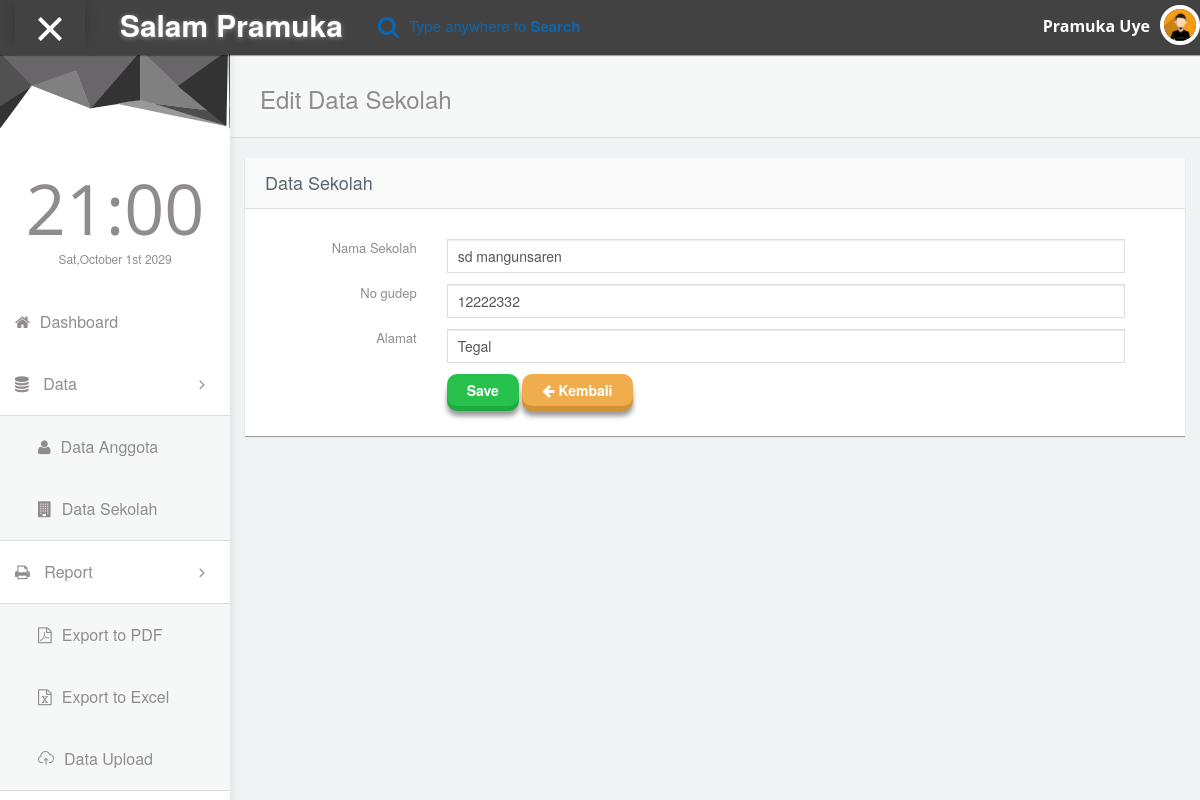
/admin/editSekolah/4, run on the app's committed database.
### tables this page shows
CREATE TABLE `tb_sekolah` (
  `id` int(10) NOT NULL,
  `nama_sekolah` varchar(30) NOT NULL,
  `no_gudep` varchar(15) NOT NULL,
  `alamat` varchar(50) NOT NULL
);

### application/views/partial/partial.php (called while the page is built, shortened)
<?php
  $this->load->view('partial/header');
   $this->load->view('partial/sidebar');
  $this->load->view($main);
 ?>

### application/controllers/Admin.php (called while the page is built, shortened)
<?php
class Admin extends CI_Controller{
 function __construct() {
    $this->load->library('Pdf');
    $this->load->model('modelAnggota');
    $this->load->model('modelSekolah');
    $this->load->model('modelUser');
    $this->load->model('modelGrafik');
 }
     public function editSekolah($id=null){
        $data['sekolah'] = $this->modelSekolah->getDataById($id);
      $data['main'] = 'admin/edit_sekolah';
      $this->load->view('partial/partial',$data);
}
}

### index.php (called while the page is built, shortened)
<?php
require_once BASEPATH.'core/CodeIgniter.php';

### application/models/ModelSekolah.php (called while the page is built, shortened)
<?php
class ModelSekolah extends CI_Model {
  public function getDataById($id){
 	$this->db->where('id',$id);
 	$data = $this->db->get('tb_sekolah')->row();
 	return $data;
 }
}

### application/views/admin/edit_sekolah.php (the view, shortened to what this page needs)
<div id="content">
    <div class="panel box-shadow-none content-header">
      <div class="panel-body">
        <div class="col-md-12">
            <h3 class="animated fadeInLeft">Edit Data Sekolah</h3>
        </div>
      </div>
    </div>
    <div class="form-element">
      <div class="col-md-12 padding-0">
        <div class="col-md-12">
          <div class="panel form-element-padding">
            <div class="panel-heading">
             <h4>Data Sekolah</h4>
            </div>
             <div class="panel-body" style="padding-bottom:30px;">
              <div class="col-md-12">
                <div class="form-group">
                <label class="col-md-2 control-label text-right">Nama Sekolah</label>
                  <div class="col-md-10">
                  <input type="text" name="nama_sekolah" id="nama_sekolah" value="<?php echo $sekolah->nama_sekolah;?>" class="form-control">
                  </div>
                </div>
                <div class="form-group">
                <label class="col-md-2 control-label text-right">No gudep</label>
                  <div class="col-md-10">
                  <input type="text" name="no_gudep" id="no_gudep" value="<?php echo $sekolah->no_gudep;?>" class="form-control">
                  </div>
                </div>
                <div class="form-group">
                <label class="col-md-2 control-label text-right">Alamat</label>
                  <div class="col-md-10">
                  <input type="text" name="alamat" id="alamat" value="<?php echo $sekolah->alamat;?>" class="form-control">
                  </div>
                </div>
       <label class="col-md-2 control-label text-right"></label>
        <div class="form-group">
          <label class="col-md-2 control-label text-right"></label>
        <div class="col-md-5">
            <button type="submit" name="submit" class="btn  btn-3d btn-success" value="submit">Save</button>
                <a href="<?php echo base_url('admin/data_sekolah');?>" class="btn btn-3d btn-warning"><i class="fa fa-arrow-left"></i> Kembali</a>
            </div>
          </div>

### data on the page
tb_sekolah: nama_sekolah "sd mangunsaren", no_gudep "12222332", alamat "Tegal"
